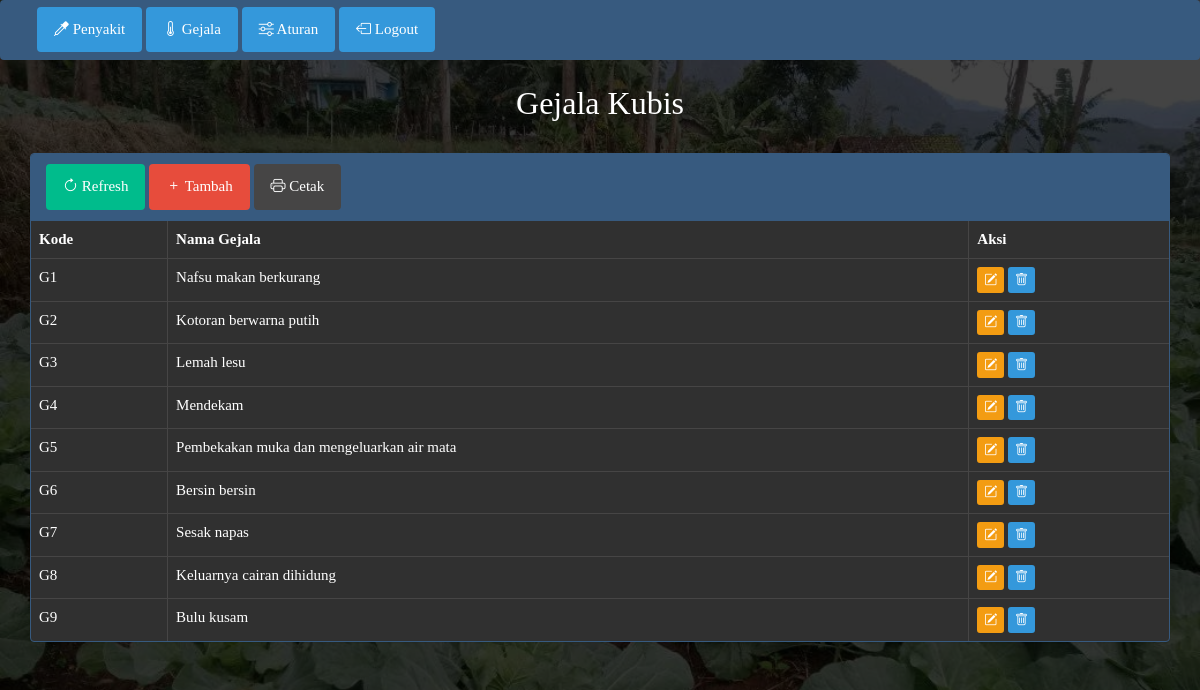
The page /index.php?m=gejala (signed in) on the database its author committed.
### tables this page shows
CREATE TABLE `bayes_gejala` (
  `kode_gejala` varchar(16) NOT NULL,
  `nama_gejala` varchar(64) NOT NULL DEFAULT ''
);

### functions.php (called while the page is built, shortened)
<?php
include 'config.php';
include 'includes/ez_sql_core.php';
include 'includes/ez_sql_mysqli.php';
$db = new ezSQL_mysqli($config["username"], $config["password"], $config["database_name"], $config["server"]);
$mod = $_GET["m"];
function esc_field($str)
{
    if (!get_magic_quotes_gpc())
        return addslashes($str);
    else
        return $str;
}

### config.php (called while the page is built)
<?php
$config["server"] = 'localhost';
$config["username"] = 'root';
$config["password"] = '';
$config["database_name"] = 'diagnosa';

### includes/ez_sql_core.php (called while the page is built, shortened)
<?php
	class ezSQLcore
	{
		var $timers           = array();
		function get_host_port( $host, $default = false )
		{
			$port = $default;
			return array( $host, $port );
		}
		function flush()
		{
			$this->last_result = array();
		}
		function get_results($query=null, $output = OBJECT)
		{
			if ( $query )
			{
				$this->query($query);
			}
			if ( $output == OBJECT )
			{
				return $this->last_result;
			}
		}
		function timer_get_cur()
		{
			list($usec, $sec) = explode(" ",microtime());
			return ((float)$usec + (float)$sec);
		}
		function timer_start($timer_name)
		{
			$this->timers[$timer_name] = $this->timer_get_cur();
		}
		function timer_elapsed($timer_name)
		{
			return round($this->timer_get_cur() - $this->timers[$timer_name],2);
		}
	}

### includes/ez_sql_mysqli.php (called while the page is built, shortened)
<?php
	$ezsql_mysqli_str = array
	(
		1 => 'Require $dbuser and $dbpassword to connect to a database server',
		2 => 'Error establishing mySQLi database connection. Correct user/password? Correct hostname? Database server running?',
		3 => 'Require $dbname to select a database',
		4 => 'mySQLi database connection is not active',
		5 => 'Unexpected error while trying to select database'
	);
	class ezSQL_mysqli extends ezSQLcore
	{
		function ezSQL_mysqli($dbuser='', $dbpassword='', $dbname='', $dbhost='localhost', $encoding='')
		{
			$this->dbuser = $dbuser;
			$this->dbpassword = $dbpassword;
			$this->dbname = $dbname;
			$this->encoding = $encoding;
		}
		function connect($dbuser='', $dbpassword='', $dbhost='localhost', $dbport=false)
		{
			global $ezsql_mysqli_str; $return_val = false;
			if ( ! $dbuser )
			{
				$this->register_error($ezsql_mysqli_str[1].' in '.__FILE__.' on line '.__LINE__);
				$this->show_errors ? trigger_error($ezsql_mysqli_str[1],E_USER_WARNING) : null;
			}
			else
			{
				$this->dbh = new mysqli($dbhost,$dbuser,$dbpassword, '', $dbport);
				if( $this->dbh->connect_errno )
				{
					$this->register_error($ezsql_mysqli_str[2].' in '.__FILE__.' on line '.__LINE__);
					$this->show_errors ? trigger_error($ezsql_mysqli_str[2],E_USER_WARNING) : null;
				}
				else
				{
					$return_val = true;
				}
			}
			return $return_val;
		}
		function select($dbname='', $encoding='')
		{
			global $ezsql_mysqli_str; $return_val = false;
			if ( ! $dbname )
			{
				$this->register_error($ezsql_mysqli_str[3].' in '.__FILE__.' on line '.__LINE__);
				$this->show_errors ? trigger_error($ezsql_mysqli_str[3],E_USER_WARNING) : null;
			}
			else if ( ! $this->dbh )
			{
				$this->register_error($ezsql_mysqli_str[4].' in '.__FILE__.' on line '.__LINE__);
				$this->show_errors ? trigger_error($ezsql_mysqli_str[4],E_USER_WARNING) : null;
			}
			else if ( !@$this->dbh->select_db($dbname) )
			{
				if ( !$str = @$this->dbh->error)
					  $str = $ezsql_mysqli_str[5];
				$this->register_error($str.' in '.__FILE__.' on line '.__LINE__);
				$this->show_errors ? trigger_error($str,E_USER_WARNING) : null;
			}
			else
			{
				$return_val = true;
			}
			return $return_val;
		}
		function query($query)
		{
			$return_val = 0;
			$query = trim($query);
			$this->result = @$this->dbh->query($query);
			if ( preg_match("/^(insert|delete|update|replace|truncate|drop|create|alter|begin|commit|rollback|set|lock|unlock|call)/i",$query) )
			{
				$is_insert = true;
				$this->rows_affected = @$this->dbh->affected_rows;
				if ( preg_match("/^(insert|replace)\s+/i",$query) )
				{
					$this->insert_id = @$this->dbh->insert_id;
				}
				$return_val = $this->rows_affected;
			}
			else
			{
				$is_insert = false;
				$i=0;
				$num_rows=0;
				while ( $row = @$this->result->fetch_object() )
				{
					$num_rows++;
				}
				$this->num_rows = $num_rows;
				$return_val = $this->num_rows;
			}
			return $return_val;
		}
	}

### gejala.php (the view, shortened to what this page needs)
<div class="page-header">
<br><br><br><br>
    <h1 align="center">Gejala Kubis</h1>
</div>
<div class="panel panel-primary">
    <div class="panel-heading">
        <form class="form-inline">
            <div class="form-group">
                <button class="btn btn-success"><i class="bi bi-arrow-clockwise"></i>
                    Refresh</a>
            </div>
            <div class="form-group">
                <a class="btn btn-danger" href="?m=gejala_tambah"><i class="bi bi-plus"></i>
                    Tambah</a>
            </div>
            <div class="form-group">
                <a class="btn btn-default" href="cetak.php?m=gejala&q=<?= $_GET['gejala'] ?>" target="_blank"><i
                        class="bi bi-printer"></i>
                    Cetak</a>
            </div>
        </form>
    </div>
    <div class="table-responsive">
        <table class="table table-bordered table-hover table-info">
            <thead>
                <tr>
                    <th>Kode</th>
                    <th>Nama Gejala</th>
                    <th>Aksi</th>
                </tr>
            </thead>
            <?php
            $q = esc_field($_GET['q']);
            $rows = $db->get_results("SELECT * FROM bayes_gejala
        WHERE kode_gejala LIKE '%$q%' OR nama_gejala LIKE '%$q%'
        ORDER BY kode_gejala");
            foreach ($rows as $row): ?>
                <tr>
                    <td><?= $row->kode_gejala ?></td>
                    <td><?= $row->nama_gejala ?></td>
                    <td class="nw">
                        <a class="btn btn-xs btn-warning" href="?m=gejala_ubah&amp;ID=<?= $row->kode_gejala ?>"><i
                                class="bi bi-pencil-square"></i></a>
                        <a class="btn btn-xs btn-info" href="aksi.php?act=gejala_hapus&amp;ID=<?= $row->kode_gejala ?>"
                            onclick="return confirm('Hapus data?')"><i class="bi bi-trash"></i></a>
                    </td>
                </tr>
            <?php endforeach;
            ?>
        </table>
    </div>
</div>

### index.php (shortened to what this page needs)
<?php
include 'functions.php';
?>
<!DOCTYPE html>
<html lang="en">
<head>
  <link href="css/darkly-bootstrap.min.css" rel="stylesheet" />
  <link href="css/general.css" rel="stylesheet" />
  <link rel="stylesheet" href="https://cdn.jsdelivr.net/npm/bootstrap-icons@1.10.5/font/bootstrap-icons.css">
  <link rel="stylesheet" type="text/css" href="css/bg.css">
</head>
<body>
  <nav class="navbar navbar-expand-lg navbar-light bg-primary">
    <div class="container">
      <div class="navbar-header">
        <?php if ($_SESSION['login']): ?>
          <nav class="nav nav-pills flex-column flex-sm-row" style="padding:7px; text-align:center;">
            <a class="btn btn-info" href="?m=penyakit"><i class="bi bi-eyedropper"></i>
              Penyakit</a>
            <a class="btn btn-info" href="?m=gejala"><i class="bi bi-thermometer-half"></i>
              Gejala</a>
            <a class="btn btn-info" href="?m=aturan"><i class="bi bi-sliders"></i>
              Aturan</a>
            <a class="btn btn-info" href="aksi.php?act=logout"><i class="bi bi-box-arrow-left"></i>
              Logout</a>
          </nav>
          <?php endif ?>
      </div>
  </nav>
  <div class="container">
    <?php
    if (file_exists($mod . '.php')) {
      if ($_SESSION['login'] || $mod == 'login' || $mod == 'konsultasi' || $mod == 'thumbs') {
        include $mod . '.php';
      } else {
        redirect_js('index.php?m=login');
      }
    } else {
      include 'home.php';
    }
    ?>
</html>

### css/general.css (style rules this page uses)
html { position: relative; min-height: 100%; }
body { margin-bottom: 70px; }
.nw { white-space: nowrap; }
.page-header { margin-top: 0; padding-bottom: 0; }
.page-header h1 { margin-top: 0; }

### css/bg.css (style rules this page uses)
* { margin: 0; padding: 0; font-family: 'Times New Roman', Times, serif; box-sizing: border-box; }
.navbar { position: fixed; width: 100%; }
h1 { font-size: xx-large; font-family: 'Times New Roman', Times, serif; }

### index.php (style rules this page uses)
body { width: 100%; height: 100vh; background-image: url(bg1.jpeg); background-position: center; background-size: cover; background-blend-mode: overlay; }

### rows shown on the page
bayes_gejala: kode_gejala "G1", nama_gejala "Nafsu makan berkurang"
bayes_gejala: kode_gejala "G2", nama_gejala "Kotoran berwarna putih"
bayes_gejala: kode_gejala "G3", nama_gejala "Lemah lesu"
bayes_gejala: kode_gejala "G4", nama_gejala "Mendekam"
bayes_gejala: kode_gejala "G5", nama_gejala "Pembekakan muka dan mengeluarkan air mata"
bayes_gejala: kode_gejala "G6", nama_gejala "Bersin bersin"
bayes_gejala: kode_gejala "G7", nama_gejala "Sesak napas"
bayes_gejala: kode_gejala "G8", nama_gejala "Keluarnya cairan dihidung"
bayes_gejala: kode_gejala "G9", nama_gejala "Bulu kusam"
